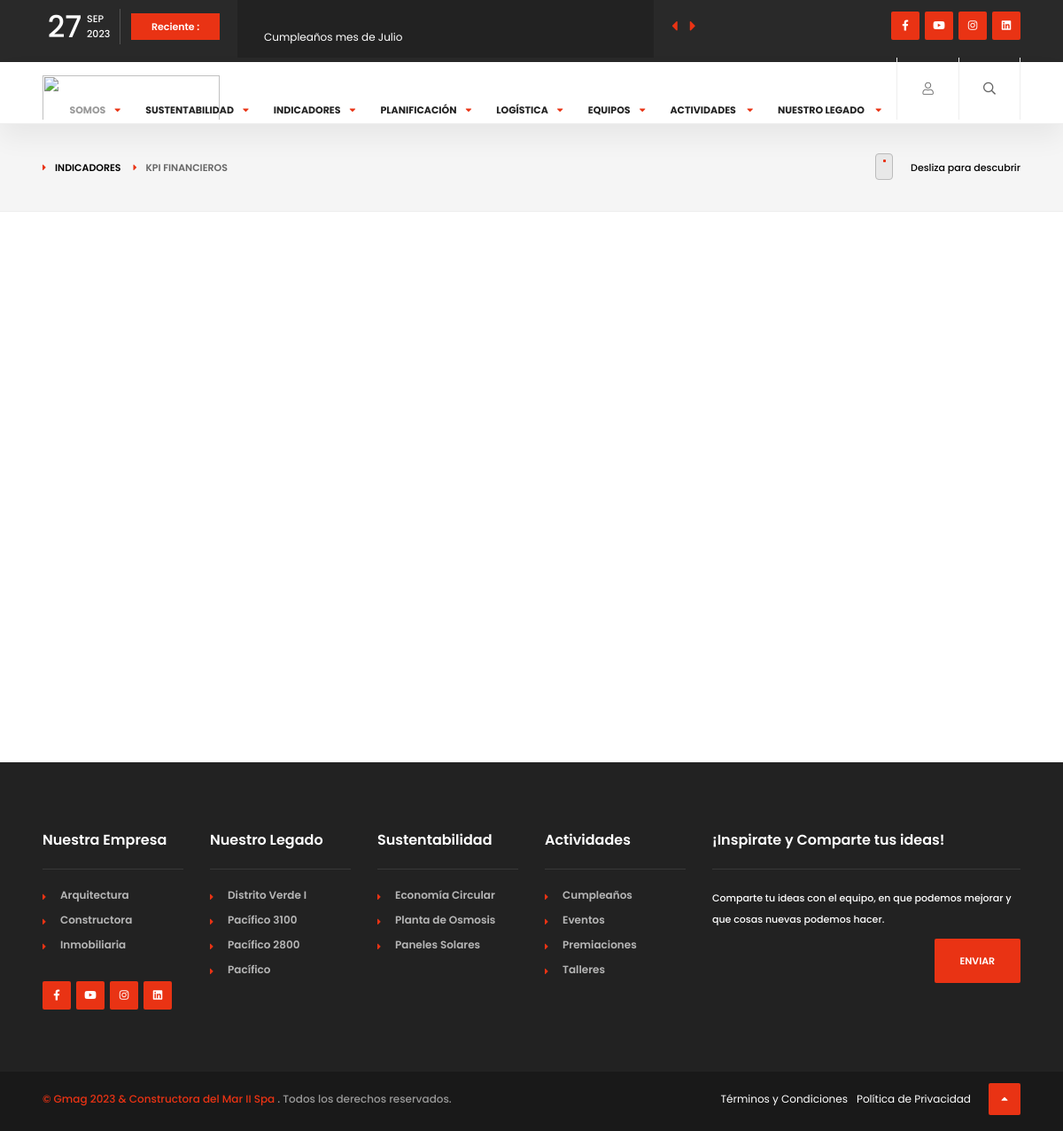
/kpis/1/ (signed in), run on the app's committed database.
### contenido/models.py (models this page shows, shortened)
class Actividade(models.Model):
    categoria_actividad = models.CharField(verbose_name="Categoria Actividad", max_length=10, blank=False, null=False, choices=CAT_ACT_CHOISES,
                                              default=event)
    nombre_actividad = models.CharField(verbose_name="Actividad", max_length=80, blank=False,null=False)
    portada_actividad = models.ImageField(verbose_name="Portada", upload_to='actividades/portadas', null=True)
    fecha_actividad = models.DateField(verbose_name="Fecha Actividad", null=True)
    resegna_actividad = models.TextField(verbose_name="Reseña de la Actividad")
    mostrar_inicio = models.CharField(verbose_name="Mostrar en Inicio", max_length=10, blank=False, null=False, choices=SHOW_CHOISES,
                                              default=hide)
    is_active_actividad = models.CharField(verbose_name="Estado Actividad", max_length=10, blank=False, null=False, choices=IS_ACTIVE_CHOICES,
                                              default=is_active)
    class Meta:
        db_table = "actividad"

class Indicadore(models.Model):
    titulo_kpis = models.CharField(verbose_name="Titulo Kpi", max_length=100, blank=False,null=False)
    fecha_kpis = models.DateField(verbose_name="Fecha Reporte")
    url_kpis = models.TextField(verbose_name="Url del Reporte")
    is_active_kpis = models.CharField(verbose_name="Estado Reporte", max_length=10, blank=False, null=False,
                                         choices=IS_ACTIVE_CHOICES,
                                         default=is_active)
    def __str__(self):
        return self.titulo_kpis
    class Meta:
        db_table = "indicadores"

### blogapp/views.py (the view)
# urls.py: path('kpis/<int:kpi_id>/', login_required(views.kpi), name="Kpi"),
def kpi(request, kpi_id):
    kpis_selected = Indicadore.objects.filter(id=kpi_id)
    data_common = datos_comunes()  # Diccionario global
    return render(request, "indicadores/indicadores.html", {'kpis_selected': kpis_selected,
                                                            **data_common})

### templates/indicadores/indicadores.html (shortened to what this page needs)
{% extends "pages/base.html" %}
{% load static %}
{% block contenido %}
<div class="breadcrumbs-header fl-wrap">
    <div class="container">
        <div class="breadcrumbs-header_url">
            <a href="#">Indicadores</a>
            <span>{{kpis_selected.0}}</span>
        </div>
        <div class="scroll-down-wrap">
            <div class="mousey">
                <div class="scroller"></div>
            </div>
            <span>Desliza para descubrir</span>
        </div>
    </div>
</div>
<div class="container">
    <div class="main-container fl-wrap">
    <div style="width: 100%;">
        <div style="position: relative; padding-bottom: 56.25%; padding-top: 0; height: 0;">
            {% for selec in kpis_selected %}
            <iframe title="kpi blog" width="1024" height="720"
                    src="{{selec.url_kpis}}"
                    frameborder="0" allowFullScreen="true"></iframe>
            {% endfor%}
        </div>
    </div>
</div>
</div>
{% endblock contenido %}

### templates/pages/base.html (shortened to what this page needs)
{% load static %}
<!DOCTYPE HTML>
<html lang="en">
<head>
    <link type="text/css" rel="stylesheet" href="{% static 'css/plugins.css' %}">
    <link type="text/css" rel="stylesheet" href="{% static 'css/style.css' %}">
    <link type="text/css" rel="stylesheet" href="{% static 'css/color.css'%}">
</head>
<body>
<div id="main">
    <header class="main-header">
        <div class="top-bar fl-wrap">
            <div class="container">
                <div class="date-holder">
                    <span class="date_num"></span>
                    <span class="date_mounth"></span>
                    <span class="date_year"></span>
                </div>
                <div class="header_news-ticker-wrap">
                    <div class="hnt_title">Reciente :</div>
                    <div class="header_news-ticker fl-wrap">
                        <ul>
                            {% for actividad in actividades%}
                            <li><a href="#">{{actividad.nombre_actividad}}</a></li>
                            {% endfor %}
                        </ul>
                    </div>
                    <div class="n_contr-wrap">
                        <div class="n_contr p_btn"><i class="fas fa-caret-left"></i></div>
                        <div class="n_contr n_btn"><i class="fas fa-caret-right"></i></div>
                    </div>
                </div>
                <ul class="topbar-social">
                    <li><a href="#" target="_blank"><i class="fab fa-facebook-f"></i></a></li>
                    <li><a href="#" target="_blank"><i class="fab fa-youtube"></i></a></li>
                    <li><a href="#" target="_blank"><i class="fab fa-instagram"></i></a></li>
                    <li><a href="#" target="_blank"><i class="fab fa-linkedin"></i></a></li>
                </ul>
            </div>
        </div>
        <div class="header-inner fl-wrap">
            <div class="container">
                <a href="{% url 'Home' %}" class="logo-holder"><img src="{% static 'images/newlogo.png' %}" alt=""></a>
                <div class="search_btn htact show_search-btn"><i class="far fa-search"></i> </div>
                <div class="srf_btn htact show-reg-form"><i class="fal fa-user"></i> <span class="header-tooltip">Sign In</span>
                </div>
                <div class="nav-holder main-menu">
                    <nav>
                        <ul>
                            <li>
                                <a href="#" class="act-link">Somos</a>
                            </li>
                            <li>
                                <a href="#">Sustentabilidad<i class="fas fa-caret-down"></i></a>
                            </li>
                            <li>
                                <a href="#">Indicadores<i class="fas fa-caret-down"></i></a>
                            </li>
                            <li>
                                <a href="#">Planificación<i class="fas fa-caret-down"></i></a>
                            </li>
                            <li>
                                <a href="#">Logística<i class="fas fa-caret-down"></i></a>
                            </li>
                            <li><a href="#">Equipos<i class="fas fa-caret-down"></i></a>
                            </li>
                            <li>
                                <a href="#">Actividades <i class="fas fa-caret-down"></i></a>
                            </li>
                            <li>
                                <a href="#">Nuestro Legado <i class="fas fa-caret-down"></i></a>
                            </li>
                        </ul>
                    </nav>
                </div>
            </div>
        </div>
    </header>
    <div id="wrapper">
        <div class="content">
            {% block contenido %}
            {% endblock contenido %}
        </div>
        <footer class="fl-wrap main-footer">
            <div class="container">
                <div class="footer-widget-wrap fl-wrap">
                    <div class="row">
                        <div class="col-md-2">
                            <div class="footer-widget">
                                <div class="footer-widget-title">Nuestra Empresa</div>
                                <div class="footer-widget-content">
                                    <div class="footer-list footer-box fl-wrap">
                                        <ul>
                                            <li><a href="#">Arquitectura</a></li>
                                            <li><a href="#">Constructora</a></li>
                                            <li><a href="#">Inmobiliaria</a></li>
                                        </ul>
                                    </div>
                                </div>
                                <div class="footer-social fl-wrap">
                                    <ul>
                                        <li><a href="https://www.facebook.com/icpacifico?mibextid=ZbWKwL"
                                               target="_blank"><i class="fab fa-facebook-f"></i></a></li>
                                        <li><a href="https://youtube.com/@ICPacifico?si=KJ89M2mSK5JeY9iA"
                                               target="_blank"><i class="fab fa-youtube"></i></a></li>
                                        <li><a href="https://instagram.com/costanerapacifico?igshid=NjIwNzIyMDk2Mg=="
                                               target="_blank"><i class="fab fa-instagram"></i></a></li>
                                        <li><a href="https://www.linkedin.com/company/inmobiliaria-costanera-pacifico/"
                                               target="_blank"><i class="fab fa-linkedin"></i></a></li>
                                    </ul>
                                </div>
                            </div>
                        </div>
                        <div class="col-md-2">
                            <div class="footer-widget">
                                <div class="footer-widget-title">Nuestro Legado</div>
                                <div class="footer-widget-content">
                                    <div class="footer-list footer-box fl-wrap">
                                        <ul>
                                            <li><a href="{% url 'Proyecto' 4 %}">Distrito Verde I</a></li>
                                            <li><a href="{% url 'Proyecto' 3 %}">Pacífico 3100</a></li>
                                            <li><a href="{% url 'Proyecto' 2 %}">Pacífico 2800</a></li>
                                            <li><a href="{% url 'Proyecto' 1 %}">Pacífico</a></li>
                                        </ul>
                                    </div>
                                </div>
                            </div>
                        </div>
                        <div class="col-md-2">
                            <div class="footer-widget">
                                <div class="footer-widget-title">Sustentabilidad</div>
                                <div class="footer-widget-content">
                                    <div class="footer-list footer-box fl-wrap">
                                        <ul>
                                            <li><a href="{% url 'Practica' 1 %}">Economía Circular</a></li>
                                            <li><a href="{% url 'Practica' 2 %}">Planta de Osmosis</a></li>
                                            <li><a href="{% url 'Practica' 3 %}">Paneles Solares</a></li>
                                        </ul>
                                    </div>
                                </div>
                            </div>
                        </div>
                        <div class="col-md-2">
                            <div class="footer-widget">
                                <div class="footer-widget-title">Actividades</div>
                                <div class="footer-widget-content">
                                    <div class="footer-list footer-box fl-wrap">
                                        <ul>
                                            <li><a href="{% url 'List_Cumples' %}">Cumpleaños</a></li>
                                            <li><a href="{% url 'List_Eventos' %}">Eventos</a></li>
                                            <li><a href="{% url 'List_Premiaciones' %}">Premiaciones</a></li>
                                            <li><a href="{% url 'List_Talleres' %}">Talleres</a></li>
                                        </ul>
                                    </div>
                                </div>
                            </div>
                        </div>
                        <div class="col-md-4">
                            <div class="footer-widget">
                                <div class="footer-widget-title">¡Inspirate y Comparte tus ideas!</div>
                                <div class="footer-widget-content">
                                    <div class="subcribe-form fl-wrap">
                                        <p>Comparte tu ideas con el equipo, en que podemos mejorar y que cosas nuevas
                                            podemos
                                            hacer.</p>
                                        <form method="post">
                                            <button type="submit" id="subscribe-button"
                                                    class="subscribe-button color-bg">Enviar
                                            </button>
                                        </form>
                                    </div>
                                </div>
                            </div>
                        </div>
                    </div>
                </div>
            </div>
            <div class="footer-bottom fl-wrap">
                <div class="container">
                    <div class="copyright"><span>&#169; Gmag 2023 & Constructora del Mar II Spa</span> . Todos los
                        derechos reservados.
                    </div>
                    <div class="to-top"><i class="fas fa-caret-up"></i></div>
                    <div class="subfooter-nav">
                        <ul>
                            <li><a href="#">Términos y Condiciones</a></li>
                            <li><a href="#">Política de Privacidad</a></li>
                        </ul>
                    </div>
                </div>
            </div>
        </footer>
    </div>
</div>
</body>
</html>

### data on the page
Actividade: nombre_actividad "Cumpleaños mes de Julio"
Indicadore: titulo_kpis "KPI FINANCIEROS"
